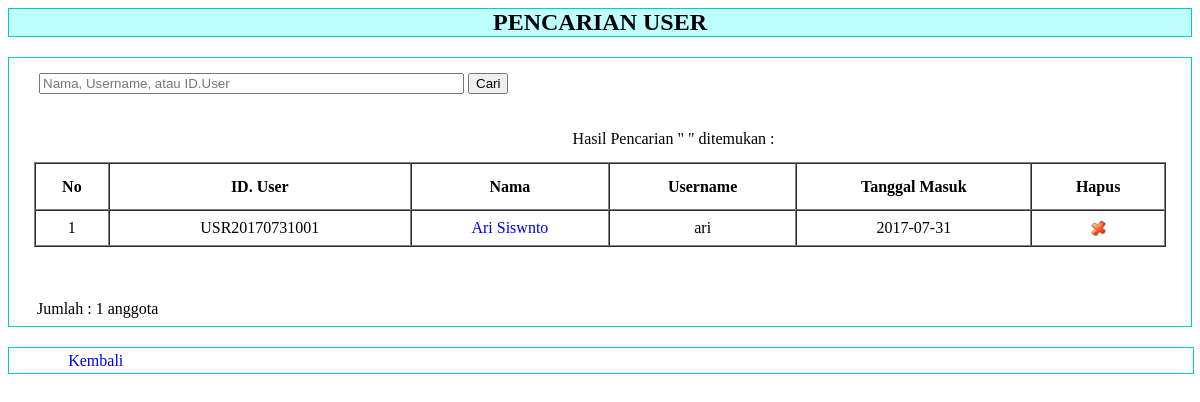
Page /admin/user_cari.php on the committed database.
### tables this page shows
CREATE TABLE IF NOT EXISTS `tb_user` (
  `id_user` varchar(14) NOT NULL,
  `nama` varchar(50) NOT NULL,
  `username` varchar(20) NOT NULL,
  `password` varchar(20) NOT NULL,
  `tempat` varchar(20) NOT NULL,
  `tgl_lahir` date NOT NULL,
  `no_telepon` varchar(20) NOT NULL,
  `tgl_masuk` date NOT NULL,
  `kelamin` enum('L','P') NOT NULL,
  PRIMARY KEY (`id_user`)
);

### admin/user_cari.php (the view, shortened to what this page needs)
<link rel="stylesheet" type="text/css" href="../artikelcss.css">
<div id="judul">PENCARIAN USER</div>
<div id="tabel">
<div align="left">
  <table width="100%" height="94" align="center" cellspacing="0" cellpadding="5" border="0">
    <thead align="center">
      <tr>
        <td colspan="2"><form action="?page=user_cari" method="post">
          <div align="left"><strong><a style="text-decoration: none; color: #000;" href="?page=buku_input"  ></a></strong>
            <input type="text" name="cari" size="50" placeholder="Nama, Username, atau ID.User" required="required"/>
            <input type="submit" name="button" id="submit" value="Cari" />
            </div>
        </form></td>
        <td height="47">&nbsp;</td>
      </tr>
      <tr>
        <td width="28%">&nbsp;</td>
        <td width="57%">Hasil Pencarian &quot; <?php echo $_POST['cari'] ;?> &quot; ditemukan :</td>
        <td width="15%" height="47">&nbsp;</td>
        </tr>
      </thead>
  </table>
</div>
<table width="100%" height="auto" align="center" cellspacing="0" cellpadding="5" border="1">
  <thead align="center">
    <tr>
      <td width="20" height="47"><strong>No</strong></td>
      <td width="66"><strong>ID. User</strong></td>
      <td width="74"><strong>Nama</strong></td>
      <td width="68"><strong>Username</strong></td>
      <td width="90"><strong>Tanggal Masuk</strong></td>
      <td width="46"><strong>Hapus</strong></td>
    </tr>
  </thead>
  <?php
	$query = "SELECT * FROM tb_user where nama like '%$cari%' OR username like '%$cari%' OR id_user like '%$cari%'";
	$sql = mysql_query($query);
	$total = mysql_num_rows($sql);
	$no = 1;
	while ($data=mysql_fetch_array($sql)) { ?>
  <tbody align="center">
    <tr>
      <td height="36"><?php echo $no; ?></td>
      <td><?php echo $data['id_user']; ?></td>
      <td><a style="text-decoration: none;" href="?page=user_detail&amp;id_user=<?php echo $data['id_user']; ?>"> <?php echo $data['nama']; ?></a></td>
      <td><?php echo $data['username']; ?></td>
      <td><?php echo $data['tgl_masuk']; ?></td>
      <td><a href="?page=user_hapus&amp;id_user=<?php echo $data['id_user']; ?>" onclick="return confirm('Anda yakin ingin menghapus User <?php echo $data['nama']; ?> ?')"><img src="../images/hapus.png" alt=""/ width="15px" height="15px" /></a></td>
    </tr>
    <?php $no++; } ?>
  </tbody>
</table>
<p>&nbsp;</p>
<table width="100%" style="border:0px solid #9cc;">
  <tr>
    <td width="50%">Jumlah : <?php echo $total; ?> anggota</td>
  </tr>
</table>
</div>
<div id="back"> <a style="text-decoration: none"; href="index.php?page=user_data">Kembali</a> </div>

### artikelcss.css (style rules this page uses)
#tabel { height: auto; width: auto; border: 1px solid #0CC; padding: 10px 25px 5px; text-align: left; }
#judul { border: 1px solid #0cc; text-align: center; font-weight: bold; font-size: 24px; margin-bottom: 20px; background-color: #BFFFFF; }
#back { height: 25px; width: 95%; margin-top: 20px; border: 1px solid #0cc; padding-left: 5%; line-height: 25px; }

### rows in the picture
tb_user: id_user "USR20170731001", nama "Ari Siswnto", username "ari", tgl_masuk "2017-07-31"

### other values in the picture
$total "1"
